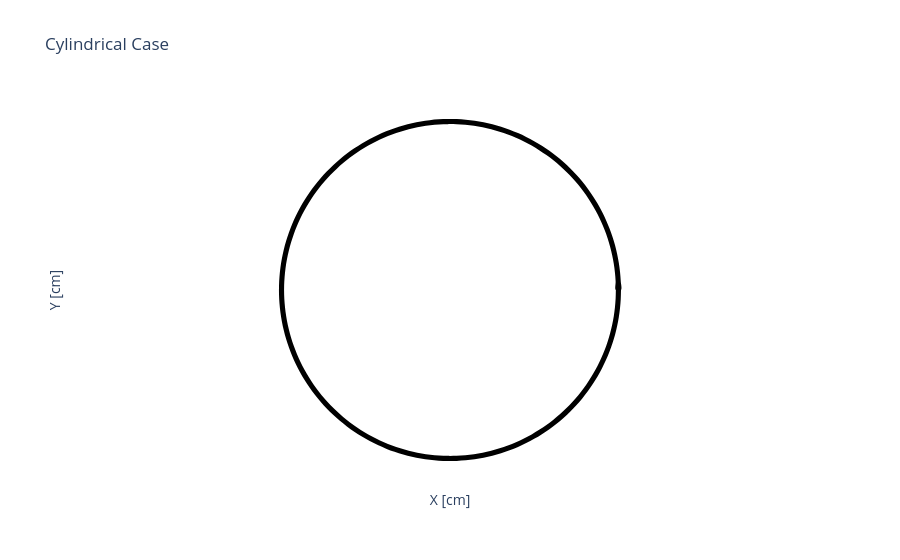

Notebook code for this chart:
### Code cell
case.get_top_down_view().show()

### Figure 1 — Plotly figure (JSON) as saved in the notebook; plotly's stock layout.template omitted (floating-point values rounded to 4 significant figures; data arrays with more than 128 entries replaced by an {"elided": "..."} marker saying what was removed)
{"data": [{"fill": "toself", "fillcolor": "black", "line": {"shape": "spline", "width": 0}, "mode": "lines", "name": "Shell", "type": "scatter", "x": {"elided": "240 float values"}, "y": {"elided": "240 float values"}}], "layout": {"paper_bgcolor": "white", "plot_bgcolor": "white", "showlegend": false, "title": {"text": "Cylindrical Case"}, "xaxis": {"scaleanchor": "y", "showgrid": false, "showticklabels": false, "title": {"text": "X [cm]"}, "zeroline": false}, "yaxis": {"showgrid": false, "showticklabels": false, "title": {"text": "Y [cm]"}, "zeroline": false}}}
